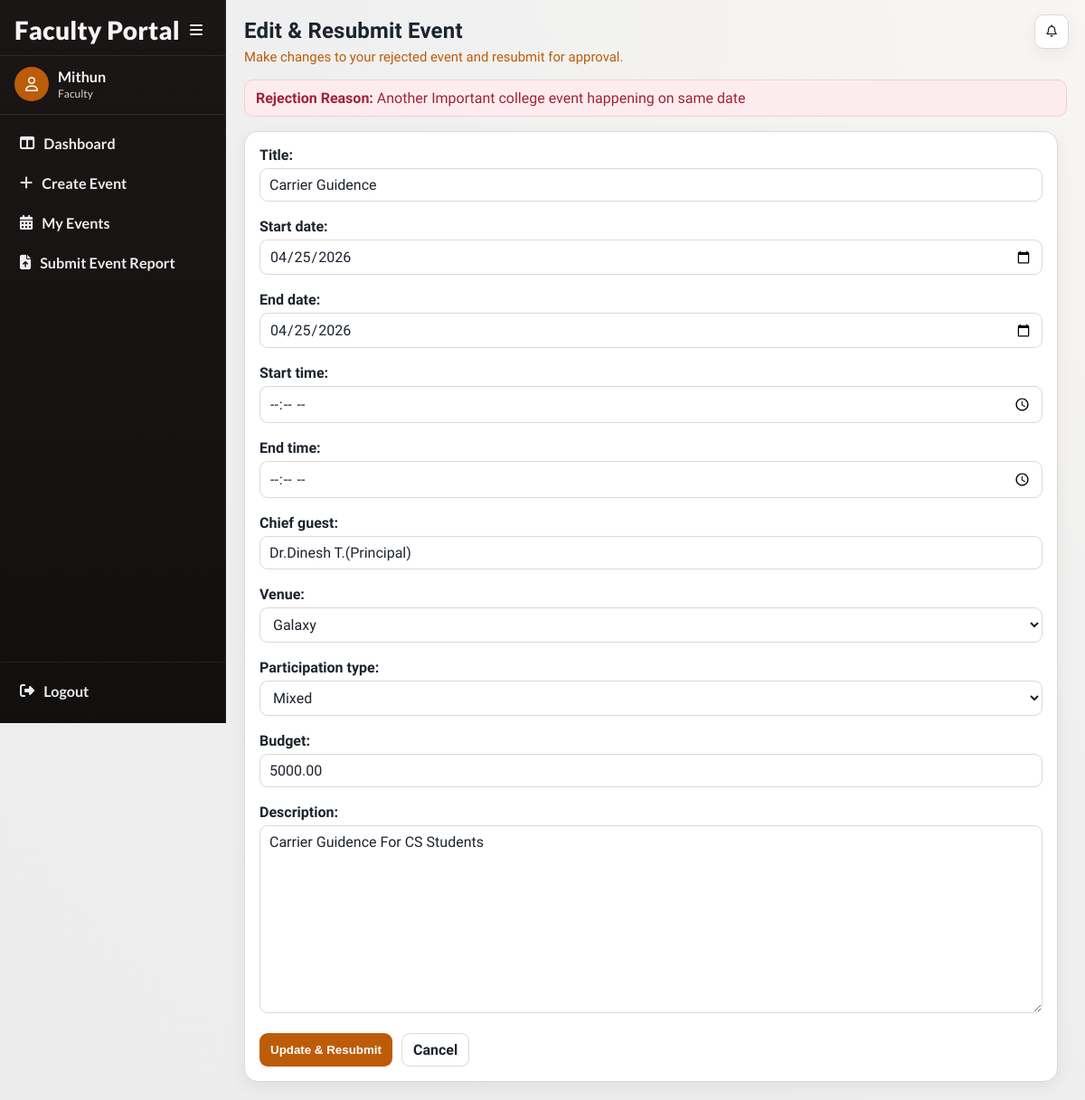
/events/edit-event/6/ (signed in), run on the app's committed database.
### accounts/models.py (models this page shows, shortened)
class User(AbstractUser):
    ROLE_CHOICES = (
        ('faculty', 'Faculty'),
        ('principal', 'Principal'),
        ('admin', 'Admin'),
    )
    SUB_ROLE_CHOICES = (
        ('hod', 'HOD'),
        ('nss', 'NSS In-Charge'),
        ('ncc', 'NCC In-Charge'),
        ('union', 'Union In-Charge'),
        ('other', 'Other In-Charge'),
    )
    role = models.CharField(max_length=20, choices=ROLE_CHOICES)
    sub_role = models.CharField(
        max_length=20,
        choices=SUB_ROLE_CHOICES,
        blank=True,
        null=True
    )
    department = models.ForeignKey(
    'events.Department',
    on_delete=models.SET_NULL,
    null=True,
    blank=True
    )

### events/models.py (models this page shows, shortened)
class Event(models.Model):
    CATEGORY_CHOICES = (
        ('department', 'Department'),
        ('nss', 'NSS'),
        ('ncc', 'NCC'),
        ('union', 'Union'),
        ('other', 'Other'),
    )
    PARTICIPATION_CHOICES = (
        ('boys', 'Boys'),
        ('girls', 'Girls'),
        ('mixed', 'Mixed'),
    )
    STATUS_CHOICES = (
        ('pending', 'Pending Approval'),
        ('approved', 'Approved'),
        ('rejected', 'Rejected'),
        ('completed', 'Completed'),
        ('verified', 'Verified'),
        ('cancelled', 'Cancelled'),
    )
    title = models.CharField(max_length=200)
    category = models.CharField(max_length=20, choices=CATEGORY_CHOICES)
    created_by = models.ForeignKey(
        settings.AUTH_USER_MODEL,
        on_delete=models.CASCADE
    )
    department = models.ForeignKey(
    Department,
    on_delete=models.SET_NULL,
    null=True,
    blank=True
    )
    participation_type = models.CharField(
        max_length=20,
        choices=PARTICIPATION_CHOICES
    )
    chief_guest = models.CharField(max_length=200, blank=True, null=True)
    budget = models.DecimalField(max_digits=10, decimal_places=2)
    venue = models.ForeignKey(
    Venue,
    on_delete=models.PROTECT
    )
    start_date = models.DateField()
    end_date = models.DateField()
    start_time = models.TimeField(null=True, blank=True)
    end_time = models.TimeField(null=True, blank=True)
    description = models.TextField()
    tags = models.ManyToManyField(Tag, blank=True)
    status = models.CharField(
        max_length=20,
        choices=STATUS_CHOICES,
        default='pending'
    )
    principal_remark = models.TextField(blank=True, null=True)
    created_at = models.DateTimeField(auto_now_add=True)
    report_text = models.TextField(blank=True, null=True)
    attendance_file = models.FileField(
        upload_to='attendance/',
        blank=True,
        null=True
    )
    completed_at = models.DateTimeField(blank=True, null=True)

### events/views.py (the view)
# urls.py: path('edit-event/<int:event_id>/', views.edit_event, name='edit_event'),
@login_required(login_url='/login/')
def edit_event(request, event_id):
    event = get_object_or_404(Event, id=event_id)
    if event.created_by != request.user:
        return redirect('faculty_dashboard')
    if event.status != 'rejected':
        messages.error(request, "Only rejected events can be edited.")
        return redirect('faculty_dashboard')
    if request.method == "POST":
        form = EventForm(request.POST, instance=event, user=request.user)
        if form.is_valid():
            event = form.save(commit=False)
            event.status = 'pending'
            event.principal_remark = ''
            event.save()
            form.save_m2m()
            principal = User.objects.filter(role='principal').first()
            if principal:
                notify(
                    recipient=principal,
                    sender=request.user,
                    event=event,
                    type='submitted',
                    message=f"Event '{event.title}' has been resubmitted after changes."
                )
            messages.success(request, "Event updated and resubmitted.")
            return redirect('faculty_dashboard')
    else:
        form = EventForm(instance=event, user=request.user)
    return render(request, 'events/edit_event.html', {
        'form': form,
        'event': event
    })

### events/forms.py (shortened to what this page needs)
class EventForm(forms.ModelForm):
    class Meta:
        model = Event
        fields = [
            'title',
            'start_date',
            'end_date',
            'start_time',
            'end_time',
            'chief_guest',
            'venue',
            'department',
            'participation_type',
            'budget',
            'description',
        ]
        widgets = {
            'start_date': forms.DateInput(attrs={'type': 'date'}),
            'end_date': forms.DateInput(attrs={'type': 'date'}),
            'start_time': forms.TimeInput(attrs={'type': 'time'}),
            'end_time': forms.TimeInput(attrs={'type': 'time'}),
        }
    def __init__(self, *args, **kwargs):
        user = kwargs.pop('user', None)
        super().__init__(*args, **kwargs)
        if user:
            self.fields['department'].widget=forms.HiddenInput()
            if 'category' in self.fields:
                    self.fields['category'].widget=forms.HiddenInput()

### events/models.py (called while the page is built)
    def __str__(self):
        return self.name

### events/templates/events/edit_event.html (shortened to what this page needs)
{% extends "base.html" %}
{% block page_title %}Edit & Resubmit Event{% endblock %}
{% block page_subtitle %}Make changes to your rejected event and resubmit for approval.{% endblock %}
{% block content %}
{% if event.principal_remark %}
<div class="message error" style="margin-bottom: 16px;">
    <strong>Rejection Reason:</strong> {{ event.principal_remark }}
</div>
{% endif %}
<section class="panel" style="max-width: 900px;">
    <form method="POST" id="edit-form">
        {{ form.as_p }}
        <div style="display: flex; gap: 10px; margin-top: 8px;">
            <button class="btn" type="submit">Update & Resubmit</button>
            <a class="btn secondary" href="{% url 'faculty_dashboard' %}">Cancel</a>
        </div>
    </form>
</section>
{% endblock %}

### accounts/templates/base.html (shortened to what this page needs)
<!DOCTYPE html>
<html lang="en">
<head>
    <link rel="stylesheet" href="https://cdnjs.cloudflare.com/ajax/libs/font-awesome/6.5.2/css/all.min.css">
</head>
<body class="{% if request.user.is_authenticated %}has-sidebar{% endif %}">
    <div class="app">
        {% if request.user.is_authenticated %}
            <aside class="sidebar">
                <div class="sidebar-head">
                    <div class="brand">
                        {% if request.user.role == "principal" %}
                            Principal Portal
                        {% elif request.user.role == "faculty" %}
                            Faculty Portal
                        {% else %}
                            Event Portal
                        {% endif %}
                    </div>
                    <button class="collapse-toggle" id="sidebarCollapseToggle" type="button">
                        <i class="fa-solid fa-bars"></i>
                    </button>
                </div>
                <div class="sidebar-user">
                    <div class="avatar"><i class="fa-regular fa-user"></i></div>
                    <div class="user-meta">
                        <div class="user-name">{{ request.user.get_full_name|default:request.user.username }}</div>
                        <div class="user-role">{{ request.user.get_role_display|default:"User" }}</div>
                    </div>
                </div>
                <ul class="nav-list">
                    {% if request.user.role == "principal" %}
                        <li><a class="nav-link {% if active_nav == 'principal-dashboard' or request.resolver_match.url_name == 'principal_dashboard' %}active{% endif %}" href="{% url 'principal_dashboard' %}" title="Dashboard"><i class="fa-solid fa-table-columns"></i><span class="nav-text">Dashboard</span></a></li>
                        <li><a class="nav-link {% if active_nav == 'principal-pending' or request.resolver_match.url_name == 'principal_pending_events' %}active{% endif %}" href="{% url 'principal_pending_events' %}" title="Pending Approvals"><i class="fa-regular fa-clock"></i><span class="nav-text">Pending Approvals</span></a></li>
                        <li><a class="nav-link {% if active_nav == 'principal-approved' or request.resolver_match.url_name == 'principal_approved_events' %}active{% endif %}" href="{% url 'principal_approved_events' %}" title="Approved Events"><i class="fa-regular fa-circle-check"></i><span class="nav-text">Approved Events</span></a></li>
                        <li><a class="nav-link {% if active_nav == 'principal-verify' or request.resolver_match.url_name == 'principal_verify_list' %}active{% endif %}" href="{% url 'principal_verify_list' %}" title="Verify Events"><i class="fa-solid fa-list-check"></i><span class="nav-text">Verify Events</span></a></li>
                        <li><a class="nav-link {% if active_nav == 'principal-rejected' or request.resolver_match.url_name == 'principal_rejected_events' %}active{% endif %}" href="{% url 'principal_rejected_events' %}" title="Rejected Events"><i class="fa-regular fa-circle-xmark"></i><span class="nav-text">Rejected Events</span></a></li>
                        <li><a class="nav-link {% if active_nav == 'principal-all' or request.resolver_match.url_name == 'view_all_events' %}active{% endif %}" href="{% url 'view_all_events' %}" title="All Events"><i class="fa-regular fa-calendar-days"></i><span class="nav-text">All Events</span></a></li>
                        <li><a class="nav-link {% if active_nav == 'principal-analytics' or request.resolver_match.url_name == 'analytics_dashboard' %}active{% endif %}" href="{% url 'analytics_dashboard' %}" title="Analytics"><i class="fa-solid fa-chart-line"></i><span class="nav-text">Analytics</span></a></li>
                    {% elif request.user.role == "faculty" %}
                        <li><a class="nav-link " href="{% url 'faculty_dashboard' %}" title="Dashboard"><i class="fa-solid fa-table-columns"></i><span class="nav-text">Dashboard</span></a></li>
                        <li><a class="nav-link " href="{% url 'create_event' %}" title="Create Event"><i class="fa-solid fa-plus"></i><span class="nav-text">Create Event</span></a></li>
                        <li><a class="nav-link " href="{% url 'faculty_filter_events' %}" title="My Events"><i class="fa-solid fa-calendar-days"></i><span class="nav-text">My Events</span></a></li>
                        <li><a class="nav-link {% if active_nav == 'faculty-post-due' %}active{% endif %}" href="{% url 'faculty_post_due_events' %}" title="Submit Event Report"><i class="fa-solid fa-file-arrow-up"></i><span class="nav-text">Submit Event Report</span></a></li>
                    {% endif %}
                </ul>
                <div class="sidebar-foot">
                    <a class="nav-link" href="{% url 'logout' %}" title="Logout">
                        <i class="fa-solid fa-right-from-bracket"></i>
                        <span class="nav-text">Logout</span>
                    </a>
                </div>
            </aside>
            <div class="notif-fab" id="notifFab">
                <div style="position:relative;">
                    <button class="nav-icon-btn" id="notifToggle" type="button" aria-label="Notifications">
                        <i class="fa-regular fa-bell"></i>
                    </button>
                </div>
            </div>
        {% endif %}
        <main class="main">
            <header class="page-head">
                <h1 class="page-title">{% block page_title %}College Event System{% endblock %}</h1>
                <p class="page-subtitle">{% block page_subtitle %}{% endblock %}</p>
            </header>
            {% block content %}{% endblock %}
        </main>
    </div>
</body>
</html>

### accounts/templates/base.html (style rules this page uses)
:root { --bg: #f3f3f3; --sidebar-1: #1a1615; --sidebar-2: #12100f; --surface: #ffffff; --surface-muted: #f7f4f1; --line: #ded8d2; --text: #1d232d; --text-soft: #6f7a85; --accent: #bd5c08; --accent-soft: #f9e8da; --success: #0f9b72; --danger: #d13f4b; --radius: 15px; --shadow: 0 6px 20px rgba(13, 13, 13, 0.06); }
* { box-sizing: border-box; }
body { margin: 0; font-family: "Plus Jakarta Sans", sans-serif; background: radial-gradient(circle at top right, #f8f6f3 0, #f0f0f0 45%, #ececec 100%); color: var(--text); }
a { color: inherit; text-decoration: none; }
.app { min-height: 100vh; }
.sidebar { position: fixed; top: 0; left: 0; z-index: 40; width: 250px; height: 100vh; background: linear-gradient(180deg, var(--sidebar-1) 0%, var(--sidebar-2) 100%); color: #f5f5f5; display: flex; flex-direction: column; border-right: 1px solid rgba(255, 255, 255, 0.08); transition: transform .25s ease, width .25s ease; font-family: "Lato", sans-serif; }
.sidebar-head { display: flex; align-items: center; justify-content: space-between; padding: 17px 16px 12px; border-bottom: 1px solid rgba(255, 255, 255, 0.1); }
.brand { font-size: 28px; font-weight: 800; line-height: 1; letter-spacing: .2px; transition: opacity .2s ease; }
.collapse-toggle { border: none; background: transparent; color: #efefef; width: 32px; height: 32px; border-radius: 8px; cursor: pointer; display: grid; place-items: center; font-size: 16px; }
.sidebar-user { display: flex; align-items: center; gap: 10px; padding: 12px 16px 14px; border-bottom: 1px solid rgba(255, 255, 255, 0.1); }
.avatar { width: 38px; height: 38px; border-radius: 50%; background: var(--accent); color: #fff; display: grid; place-items: center; font-size: 16px; }
.user-name { font-weight: 700; font-size: 1.01rem; line-height: 1.2; }
.user-role { font-size: 12px; color: #dbd0c8; margin-top: 2px; }
.nav-list { list-style: none; padding: 12px 10px; margin: 0; display: grid; gap: 5px; }
.nav-link { display: flex; align-items: center; gap: 10px; padding: 10px 12px; border-radius: 11px; color: #ececec; font-weight: 700; font-size: 1.01rem; transition: all .2s ease; }
.sidebar-foot { margin-top: auto; padding: 12px 10px 16px; border-top: 1px solid rgba(255, 255, 255, 0.08); }
.main { margin-left: 0; min-height: 100vh; padding: 20px; transition: margin-left .25s ease; }
body.has-sidebar .main { margin-left: 250px; }
.notif-fab { position: fixed; top: 16px; right: 18px; z-index: 50; display: none; }
.nav-icon-btn { position: relative; display: inline-grid; place-items: center; width: 38px; height: 38px; border-radius: 10px; border: 1px solid var(--line); background: #fff; color: var(--text); cursor: pointer; box-shadow: var(--shadow); }
.page-head { margin-bottom: 16px; }
.page-title { margin: 0; font-size: clamp(1.35rem, 2vw, 1.95rem); font-weight: 800; letter-spacing: 0.2px; }
.page-subtitle { margin: 6px 0 0; color: var(--accent); font-size: .93rem; }
.panel { background: var(--surface); border: 1px solid var(--line); border-radius: var(--radius); box-shadow: var(--shadow); padding: 16px; }
.btn { border: none; border-radius: 9px; background: var(--accent); color: #fff; padding: 8px 12px; font-weight: 700; cursor: pointer; }
.btn.secondary { border: 1px solid var(--line); background: var(--surface); color: var(--text); }
form { margin: 0; }
input, select, textarea { width: 100%; margin-top: 5px; margin-bottom: 8px; padding: 8px 10px; border-radius: 9px; border: 1px solid var(--line); background: #fff; font: inherit; color: var(--text); }
textarea { min-height: 110px; resize: vertical; }
.message { border-radius: 10px; padding: 10px 12px; margin-bottom: 10px; border: 1px solid var(--line); }
.message.error { background: #fdecef; border-color: #f7ccd3; color: #9e2438; }

### events/templates/events/edit_event.html (style rules this page uses)
#edit-form p { margin: 0 0 10px; }
#edit-form label { font-weight: 600; }

### data on the page
User: user.get_full_name "Mithun", user.role "Faculty"
Event: principal_remark "Another Important college event happening on same date", title "Carrier Guidence", start_date "04/25/2026", end_date "04/25/2026", chief_guest "Dr.Dinesh T.(Principal)", venue "Galaxy", participation_type "Mixed", budget "5000.00", description "Carrier Guidence For CS Students"
